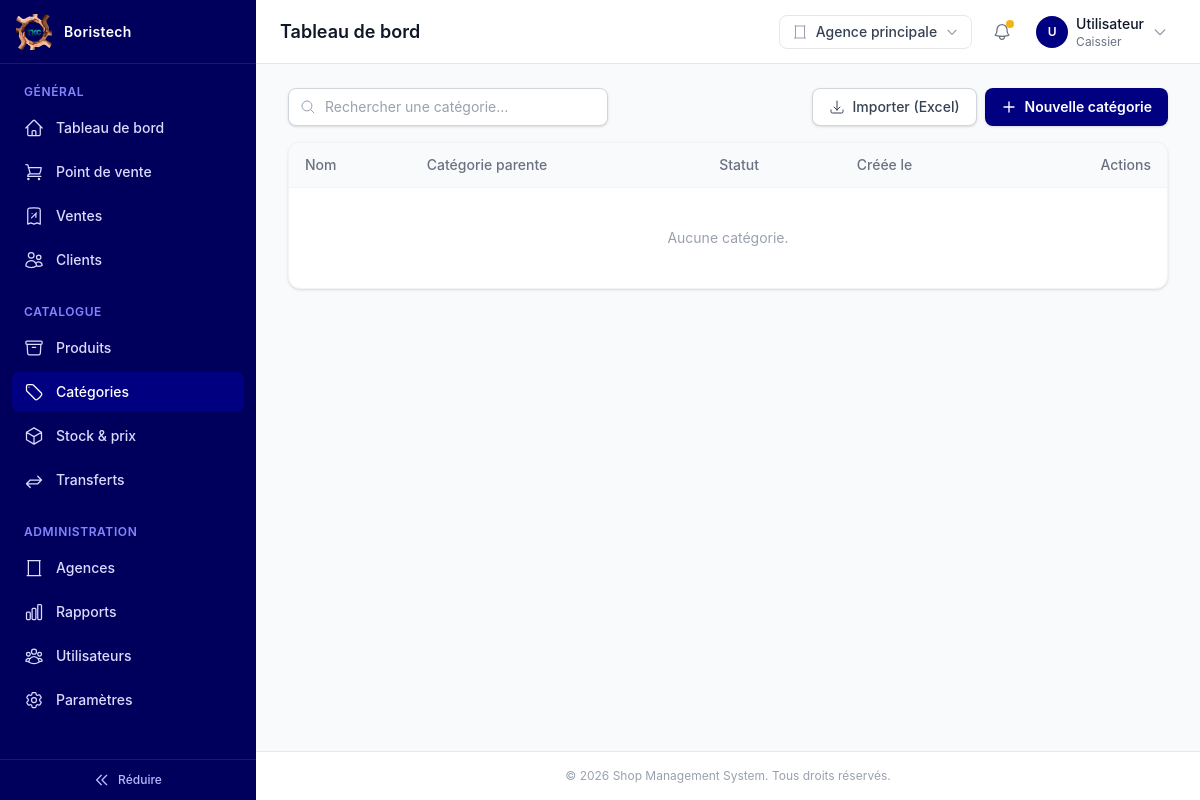
Page /products/categories/ (signed in) on the earlier database version.
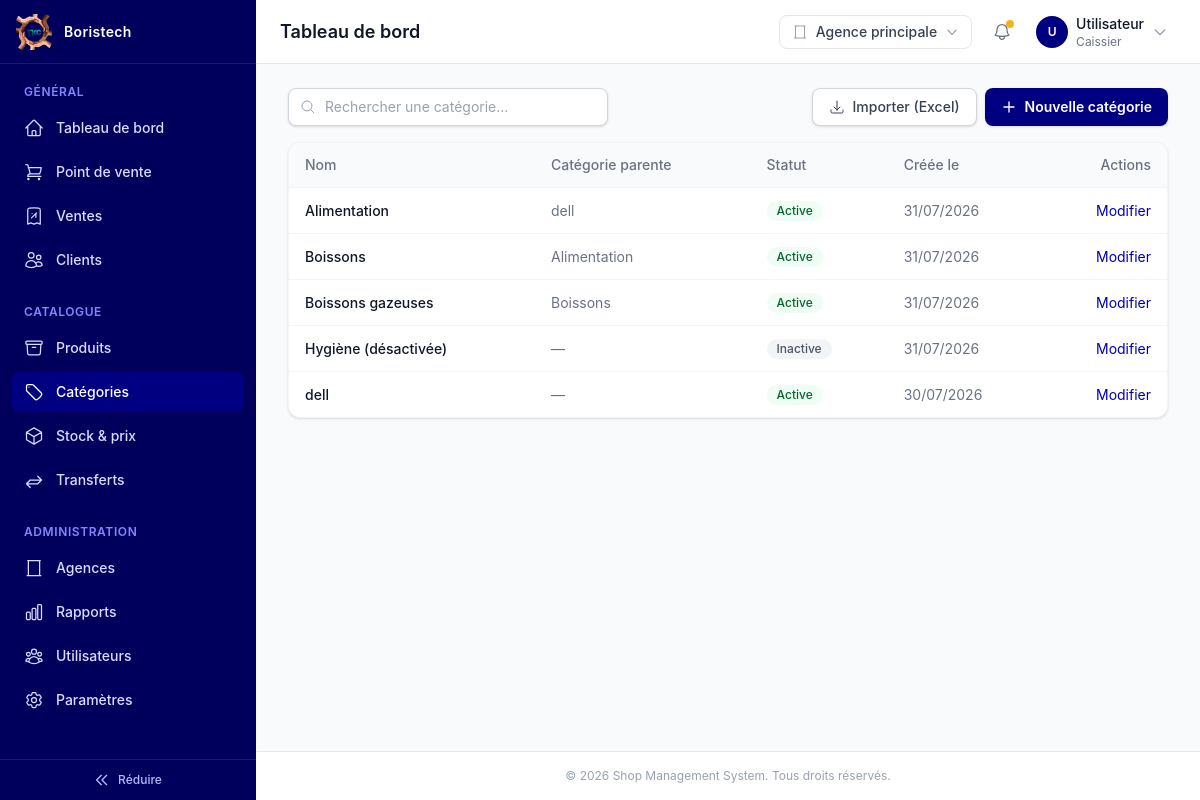
Same page on the later database version.
### products/models.py (models this page shows, shortened)
class Categorie(BaseModel):
    nom = models.CharField(
        max_length=150,
        help_text="Nom de la catégorie.",
    )
    slug = models.SlugField(
        max_length=170,
        unique=True,
        blank=True,
        help_text=(
            "Identifiant lisible utilisé dans les URLs, généré automatiquement à "
            "partir du nom si laissé vide."
        ),
    )
    parent = models.ForeignKey(
        "self",
        on_delete=models.CASCADE,
        related_name="sous_categories",
        null=True,
        blank=True,
        help_text="Catégorie parente, pour créer une hiérarchie imbriquée (EF-2.2).",
    )
    image = models.ImageField(
        upload_to="categories/",
        blank=True,
        null=True,
        help_text="Image illustrant la catégorie.",
    )
    actif = models.BooleanField(
        default=True,
        db_index=True,
        help_text="Une catégorie désactivée n'apparaît plus dans le catalogue.",
    )
    class Meta(BaseModel.Meta):
        verbose_name = "Catégorie"
        verbose_name_plural = "Catégories"
        indexes = [
            models.Index(fields=["parent", "actif"]),
        ]

### products/views/category_views.py (the view)
# urls.py: path("categories/", category_views.CategorieListView.as_view(), name="categorie_list"),
class CategorieListView(LoginRequiredMixin, ListView):
    model = Categorie
    template_name = "dashboard/pages/admin/products/category/categorie_list.html"
    context_object_name = "categories"
    paginate_by = 20
    def get_queryset(self) -> QuerySet[Categorie]:
        qs = Categorie.objects.select_related("parent").order_by("nom")
        q = self.request.GET.get("q", "").strip()
        if q:
            qs = qs.filter(nom__icontains=q)
        return qs
    def get_context_data(self, **kwargs: Any) -> Dict[str, Any]:
        context = super().get_context_data(**kwargs)
        context["q"] = self.request.GET.get("q", "")
        return context

### general/context_processors.py (called while the page is built)
def parametres_entreprise(request: HttpRequest) -> Dict[str, Any]:
    return {"parametres": ParametresEntreprise.load()}

### general/models.py (called while the page is built)
    @classmethod
    def load(cls) -> "ParametresEntreprise":
        obj: Optional["ParametresEntreprise"] = cache.get("parametres_entreprise")
        if obj is None:
            obj, _created = cls.objects.get_or_create(
                pk=cls.SINGLETON_ID, defaults={"nom": "Ma Boutique"}
            )
            cache.set("parametres_entreprise", obj, None)
        return obj

### general/templatetags/nav_tags.py (called while the page is built)
@register.simple_tag(takes_context=True)
def dashboard_url(context: Dict[str, Any]) -> str:
    request = context["request"]
    if not request.user.is_authenticated:
        return ""
    return resolve_dashboard_url(request.user)

@register.simple_tag(takes_context=True)
def nav_active(context: Dict[str, Any], *view_names: str) -> str:
    request = context["request"]
    match = getattr(request, "resolver_match", None)
    current_view_name = getattr(match, "view_name", None) if match else None
    return ACTIVE_CLASSES if current_view_name in view_names else INACTIVE_CLASSES

### users/models.py (called while the page is built)
    @property
    def is_admin(self) -> bool:
        return self.role == Role.ADMIN

### templates/dashboard/pages/admin/products/category/categorie_list.html (shortened to what this page needs)
{% extends "dashboard/base.html" %}
{% block content %}
<div class="space-y-4">
  <div class="flex flex-col gap-3 sm:flex-row sm:items-center sm:justify-between">
    <form method="get" class="w-full sm:max-w-xs">
      <div class="relative">
        <span class="pointer-events-none absolute inset-y-0 left-0 flex items-center pl-3 text-gray-400">
        </span>
        <input
          type="text" name="q" value="{{ q }}" placeholder="Rechercher une catégorie…"
          class="block w-full rounded-lg border border-gray-300 bg-white py-2 pl-9 pr-3 text-sm text-gray-900 placeholder-gray-400 shadow-sm focus:border-primary-600 focus:outline-none focus:ring-2 focus:ring-primary-600/30"
        >
      </div>
    </form>
    <div class="flex shrink-0 gap-2">
      <a href="{% url 'products:categorie_import' %}"
         class="flex items-center justify-center gap-2 rounded-lg border border-gray-300 bg-white px-4 py-2 text-sm font-medium text-gray-700 shadow-sm hover:bg-gray-50">
        <svg class="h-4 w-4" fill="none" viewBox="0 0 24 24" stroke="currentColor" stroke-width="1.5"><path stroke-linecap="round" stroke-linejoin="round" d="M3 16.5v2.25A2.25 2.25 0 005.25 21h13.5A2.25 2.25 0 0021 18.75V16.5M16.5 12L12 16.5m0 0L7.5 12m4.5 4.5V3" /></svg>
        Importer (Excel)
      </a>
      <a href="{% url 'products:categorie_create' %}"
         class="flex items-center justify-center gap-2 rounded-lg bg-primary-800 px-4 py-2 text-sm font-semibold text-white shadow-sm hover:bg-primary-900">
        <svg class="h-4 w-4" fill="none" viewBox="0 0 24 24" stroke="currentColor" stroke-width="2"><path stroke-linecap="round" stroke-linejoin="round" d="M12 4.5v15m7.5-7.5h-15" /></svg>
        Nouvelle catégorie
      </a>
    </div>
  </div>
  <div class="overflow-hidden rounded-xl border border-gray-100 bg-white shadow-sm">
    <div class="overflow-x-auto">
      <table class="w-full min-w-[640px] text-left text-sm">
        <thead class="border-b border-gray-100 bg-gray-50">
          <tr>
            <th scope="col" class="px-4 py-3 font-medium text-gray-500">Nom</th>
            <th scope="col" class="px-4 py-3 font-medium text-gray-500">Catégorie parente</th>
            <th scope="col" class="px-4 py-3 font-medium text-gray-500">Statut</th>
            <th scope="col" class="px-4 py-3 font-medium text-gray-500">Créée le</th>
            <th scope="col" class="px-4 py-3 text-right font-medium text-gray-500">Actions</th>
          </tr>
        </thead>
        <tbody class="divide-y divide-gray-100">
          {% for categorie in categories %}
            <tr class="hover:bg-gray-50">
              <td class="px-4 py-3 font-medium text-gray-900">{{ categorie.nom }}</td>
              <td class="px-4 py-3 text-gray-500">
                {{ categorie.parent.nom|default:"—" }}
              </td>
              <td class="px-4 py-3">
                {% if categorie.actif %}
                  <span class="inline-flex items-center rounded-full bg-green-50 px-2.5 py-0.5 text-xs font-medium text-green-800">Active</span>
                {% else %}
                  <span class="inline-flex items-center rounded-full bg-gray-100 px-2.5 py-0.5 text-xs font-medium text-gray-600">Inactive</span>
                {% endif %}
              </td>
              <td class="px-4 py-3 whitespace-nowrap text-gray-500">{{ categorie.created_at|date:"d/m/Y" }}</td>
              <td class="px-4 py-3 text-right">
                <a href="{% url 'products:categorie_update' categorie.pk %}" class="text-primary-700 hover:text-primary-900">Modifier</a>
              </td>
            </tr>
          {% empty %}
            <tr>
              <td colspan="5" class="px-4 py-10 text-center text-sm text-gray-400">
                Aucune catégorie{% if q %} pour « {{ q }} »{% endif %}.
              </td>
            </tr>
          {% endfor %}
        </tbody>
      </table>
    </div>
  </div>
</div>
{% endblock %}

Differences in the rows shown:
added Categorie: nom "Alimentation", parent.nom "dell", actif "Active", created_at "31/07/2026"
added Categorie: nom "Boissons", parent.nom "Alimentation", actif "Active", created_at "31/07/2026"
added Categorie: nom "Boissons gazeuses", parent.nom "Boissons", actif "Active", created_at "31/07/2026"
added Categorie: nom "Hygiène (désactivée)", parent.nom "—", actif "Inactive", created_at "31/07/2026"
added Categorie: nom "dell", parent.nom "—", actif "Active", created_at "30/07/2026"
Other differences:
text no longer shown: "Aucune catégorie ."
